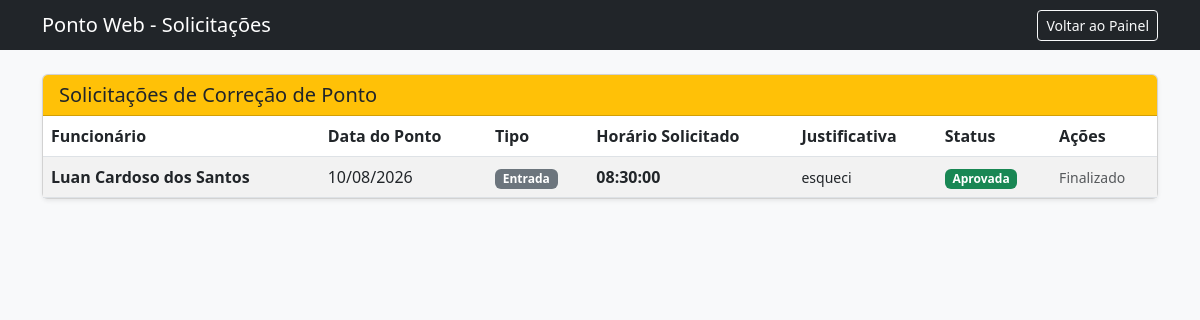
/admin/solicitacoes (signed in), run on an earlier commit of the app's database.
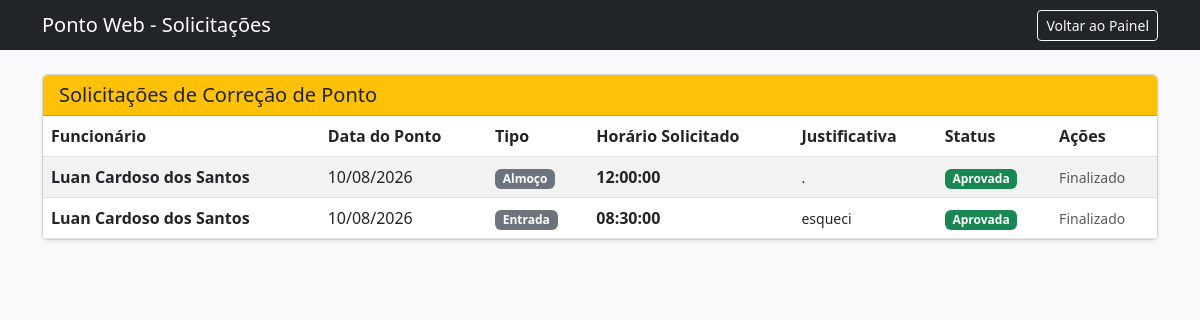
And on a later commit of the database.
### app.py (models this page shows)
class SolicitacaoCorrecao(db.Model):
    id = db.Column(db.Integer, primary_key=True)
    data_ponto = db.Column(db.String(10), nullable=False)  # DD/MM/YYYY
    tipo_ponto = db.Column(db.String(20), nullable=False) # Entrada, Almoço, Retorno, Saída
    hora_correta = db.Column(db.String(8), nullable=False) # HH:MM:SS
    justificativa = db.Column(db.Text, nullable=False)
    status = db.Column(db.String(20), default="Pendente") # Pendente, Aprovada, Recusada
    data_solicitacao = db.Column(db.DateTime, default=lambda: datetime.now(ZoneInfo("America/Sao_Paulo")))
    usuario_id = db.Column(db.Integer, db.ForeignKey("usuario.id"), nullable=False)

class Usuario(UserMixin, db.Model):
    id = db.Column(db.Integer, primary_key=True)
    nome = db.Column(db.String(100), nullable=False)
    email = db.Column(db.String(100), unique=True, nullable=False)
    senha_hash = db.Column(db.String(200), nullable=False)
    is_admin = db.Column(db.Boolean, default=False)
    pontos = db.relationship("RegistroPonto", backref="usuario", lazy=True)
    solicitacoes = db.relationship("SolicitacaoCorrecao", backref="usuario", lazy=True)

### app.py (the view)
@app.route("/admin/solicitacoes")
@login_required
@admin_required
def admin_solicitacoes():
    solicitacoes = SolicitacaoCorrecao.query.order_by(SolicitacaoCorrecao.id.desc()).all()
    return render_template("admin_solicitacoes.html", solicitacoes=solicitacoes)

### app.py (called while the page is built)
@login_manager.user_loader
def load_user(user_id):
    return Usuario.query.get(int(user_id))

def admin_required(f):
    @wraps(f)
    def decorated_function(*args, **kwargs):
        if not current_user.is_authenticated or not current_user.is_admin:
            flash("Acesso permitido apenas para administradores.", "danger")
            return redirect(url_for("index"))
        return f(*args, **kwargs)
    return decorated_function

### templates/admin_solicitacoes.html (shortened to what this page needs)
<!DOCTYPE html>
<html lang="pt-br">
<head>
    <link href="https://cdn.jsdelivr.net/npm/bootstrap@5.3.0/dist/css/bootstrap.min.css" rel="stylesheet">
</head>
<body class="bg-light">
    <nav class="navbar navbar-dark bg-dark mb-4">
        <div class="container">
            <span class="navbar-brand mb-0 h1">Ponto Web - Solicitações</span>
            <a href="{{ url_for('admin_panel') }}" class="btn btn-outline-light btn-sm">Voltar ao Painel</a>
        </div>
    </nav>
    <div class="container">
        <div class="card shadow-sm">
            <div class="card-header bg-warning text-dark">
                <h5 class="mb-0">Solicitações de Correção de Ponto</h5>
            </div>
            <div class="card-body p-0">
                <div class="table-responsive">
                    <table class="table table-striped align-middle mb-0">
                        <thead>
                            <tr>
                                <th>Funcionário</th>
                                <th>Data do Ponto</th>
                                <th>Tipo</th>
                                <th>Horário Solicitado</th>
                                <th>Justificativa</th>
                                <th>Status</th>
                                <th>Ações</th>
                            </tr>
                        </thead>
                        <tbody>
                            {% for s in solicitacoes %}
                            <tr>
                                <td><strong>{{ s.usuario.nome }}</strong></td>
                                <td>{{ s.data_ponto }}</td>
                                <td><span class="badge bg-secondary">{{ s.tipo_ponto }}</span></td>
                                <td><strong>{{ s.hora_correta }}</strong></td>
                                <td><small>{{ s.justificativa }}</small></td>
                                <td>
                                    {% if s.status == 'Pendente' %}
                                        <span class="badge bg-warning text-dark">Pendente</span>
                                    {% elif s.status == 'Aprovada' %}
                                        <span class="badge bg-success">Aprovada</span>
                                    {% else %}
                                        <span class="badge bg-danger">Recusada</span>
                                    {% endif %}
                                </td>
                                <td>
                                    {% if s.status == 'Pendente' %}
                                        <form action="{{ url_for('responder_solicitacao', id=s.id, acao='aprovar') }}" method="POST" style="display:inline;">
                                            <button type="submit" class="btn btn-success btn-sm me-1">Aprovar</button>
                                        </form>
                                        <form action="{{ url_for('responder_solicitacao', id=s.id, acao='recusar') }}" method="POST" style="display:inline;">
                                            <button type="submit" class="btn btn-danger btn-sm">Recusar</button>
                                        </form>
                                    {% else %}
                                        <small class="text-muted">Finalizado</small>
                                    {% endif %}
                                </td>
                            </tr>
                            {% else %}
                            <tr>
                                <td colspan="7" class="text-center text-muted py-3">Nenhuma solicitação até o momento.</td>
                            </tr>
                            {% endfor %}
                        </tbody>
                    </table>
                </div>
            </div>
        </div>
    </div>
</body>
</html>

What changed in the data, as far as the page shows it:
added SolicitacaoCorrecao: usuario.nome "Luan Cardoso dos Santos", data_ponto "10/08/2026", tipo_ponto "Almoço", hora_correta "12:00:00", justificativa ".", status "Aprovada"
